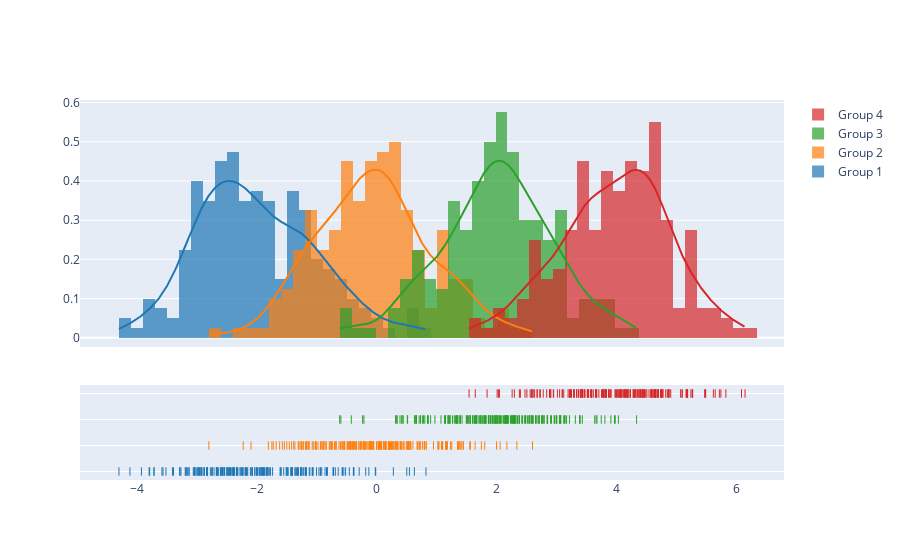

Write notebook code for a chart like this one.
### Code cell
import plotly.figure_factory as ff

# Add histogram data
x1 = np.random.randn(200) - 2
x2 = np.random.randn(200)
x3 = np.random.randn(200) + 2
x4 = np.random.randn(200) + 4

# Group data together
hist_data = [x1, x2, x3, x4]

group_labels = ['Group 1', 'Group 2', 'Group 3', 'Group 4']

# Create distplot with custom bin_size
fig = ff.create_distplot(hist_data, group_labels, bin_size=.2)
fig.show()

### Figure 1 — Plotly figure (JSON) as saved in the notebook; plotly's stock layout.template omitted (floating-point values rounded to 4 significant figures; data arrays with more than 128 entries replaced by an {"elided": "..."} marker saying what was removed)
{"data": [{"autobinx": false, "histnorm": "probability density", "legendgroup": "Group 1", "marker": {"color": "rgb(31, 119, 180)"}, "name": "Group 1", "opacity": 0.7, "type": "histogram", "x": {"elided": "200 float values"}, "xaxis": "x", "xbins": {"end": 0.8195, "size": 0.2, "start": -4.303}, "yaxis": "y"}, {"autobinx": false, "histnorm": "probability density", "legendgroup": "Group 2", "marker": {"color": "rgb(255, 127, 14)"}, "name": "Group 2", "opacity": 0.7, "type": "histogram", "x": {"elided": "200 float values"}, "xaxis": "x", "xbins": {"end": 2.597, "size": 0.2, "start": -2.803}, "yaxis": "y"}, {"autobinx": false, "histnorm": "probability density", "legendgroup": "Group 3", "marker": {"color": "rgb(44, 160, 44)"}, "name": "Group 3", "opacity": 0.7, "type": "histogram", "x": {"elided": "200 float values"}, "xaxis": "x", "xbins": {"end": 4.334, "size": 0.2, "start": -0.6204}, "yaxis": "y"}, {"autobinx": false, "histnorm": "probability density", "legendgroup": "Group 4", "marker": {"color": "rgb(214, 39, 40)"}, "name": "Group 4", "opacity": 0.7, "type": "histogram", "x": {"elided": "200 float values"}, "xaxis": "x", "xbins": {"end": 6.143, "size": 0.2, "start": 1.539}, "yaxis": "y"}, {"legendgroup": "Group 1", "marker": {"color": "rgb(31, 119, 180)"}, "mode": "lines", "name": "Group 1", "showlegend": false, "type": "scatter", "x": {"elided": "500 float values"}, "xaxis": "x", "y": {"elided": "500 float values"}, "yaxis": "y"}, {"legendgroup": "Group 2", "marker": {"color": "rgb(255, 127, 14)"}, "mode": "lines", "name": "Group 2", "showlegend": false, "type": "scatter", "x": {"elided": "500 float values"}, "xaxis": "x", "y": {"elided": "500 float values"}, "yaxis": "y"}, {"legendgroup": "Group 3", "marker": {"color": "rgb(44, 160, 44)"}, "mode": "lines", "name": "Group 3", "showlegend": false, "type": "scatter", "x": {"elided": "500 float values"}, "xaxis": "x", "y": {"elided": "500 float values"}, "yaxis": "y"}, {"legendgroup": "Group 4", "marker": {"color": "rgb(214, 39, 40)"}, "mode": "lines", "name": "Group 4", "showlegend": false, "type": "scatter", "x": {"elided": "500 float values"}, "xaxis": "x", "y": {"elided": "500 float values"}, "yaxis": "y"}, {"legendgroup": "Group 1", "marker": {"color": "rgb(31, 119, 180)", "symbol": "line-ns-open"}, "mode": "markers", "name": "Group 1", "showlegend": false, "type": "scatter", "x": {"elided": "200 float values"}, "xaxis": "x", "y": {"elided": "200 str values"}, "yaxis": "y2"}, {"legendgroup": "Group 2", "marker": {"color": "rgb(255, 127, 14)", "symbol": "line-ns-open"}, "mode": "markers", "name": "Group 2", "showlegend": false, "type": "scatter", "x": {"elided": "200 float values"}, "xaxis": "x", "y": {"elided": "200 str values"}, "yaxis": "y2"}, {"legendgroup": "Group 3", "marker": {"color": "rgb(44, 160, 44)", "symbol": "line-ns-open"}, "mode": "markers", "name": "Group 3", "showlegend": false, "type": "scatter", "x": {"elided": "200 float values"}, "xaxis": "x", "y": {"elided": "200 str values"}, "yaxis": "y2"}, {"legendgroup": "Group 4", "marker": {"color": "rgb(214, 39, 40)", "symbol": "line-ns-open"}, "mode": "markers", "name": "Group 4", "showlegend": false, "type": "scatter", "x": {"elided": "200 float values"}, "xaxis": "x", "y": {"elided": "200 str values"}, "yaxis": "y2"}], "layout": {"barmode": "overlay", "hovermode": "closest", "legend": {"traceorder": "reversed"}, "xaxis": {"anchor": "y2", "domain": [0.0, 1.0], "zeroline": false}, "yaxis": {"anchor": "free", "domain": [0.35, 1], "position": 0.0}, "yaxis2": {"anchor": "x", "domain": [0, 0.25], "dtick": 1, "showticklabels": false}}}
